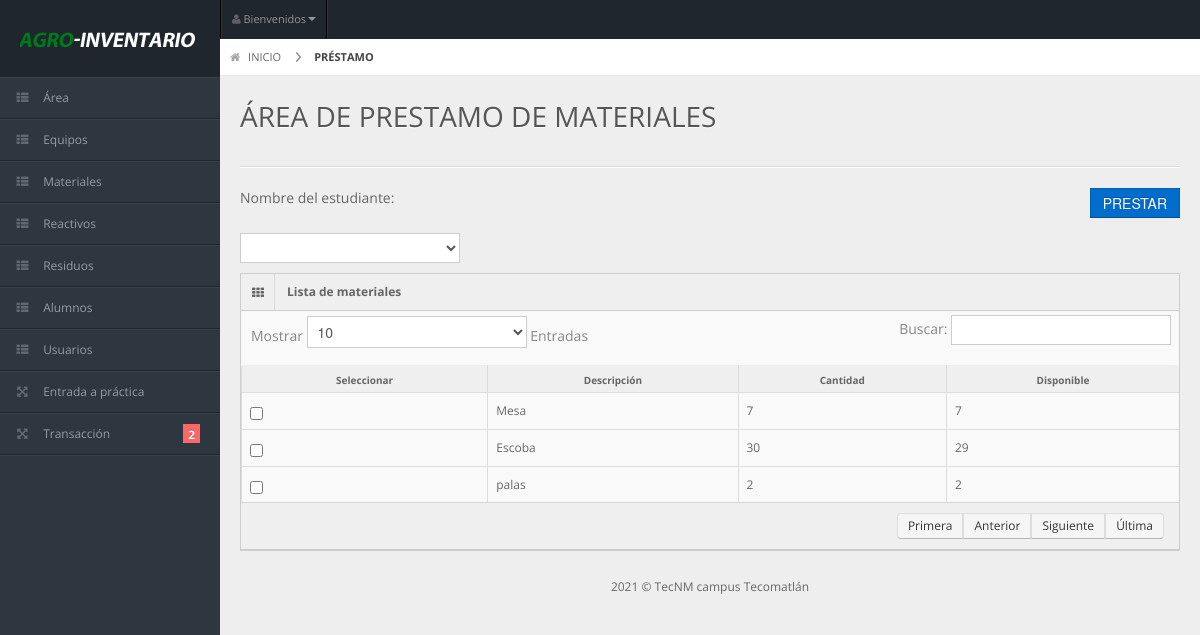
Page /prestamo.php (signed in) on the committed database.
### tables this page shows
CREATE TABLE `materiales` (
  `idmaterial` int(11) NOT NULL,
  `descripcion` varchar(45) DEFAULT NULL,
  `cantidad` int(11) DEFAULT NULL,
  `unidad` varchar(30) NOT NULL,
  `observaciones` varchar(30) NOT NULL,
  `idarea` int(11) DEFAULT NULL
);

### prestamo.php (the view, shortened to what this page needs)
 <?php
 if ($_SESSION['validar'] ==1 || $_SESSION['validar'] ==2) {
?>
<!DOCTYPE html>
<?php
  require_once 'connect.php';
?>
<html lang="en">
<head>
  <link rel="stylesheet" href="css/bootstrap.min.css" />
  <link rel="stylesheet" href="css/bootstrap-responsive.min.css" />
  <link rel="stylesheet" href="css/uniform.css" />
  <link rel="stylesheet" href="css/select2.css" />
  <link rel="stylesheet" href="css/matrix-style.css" />
  <link rel="stylesheet" href="css/matrix-media.css" />
  <link href="font-awesome/css/font-awesome.css" rel="stylesheet" />
</head>
<body>
  <?php
  include('menu.php');
  ?>
  <div id="content">
    <div id="content-header">
      <div id="breadcrumb"> <a href="index.php" title="Go to Home" class="tip-bottom"><i class="icon-home"></i> INICIO</a> <a href="#" class="current">PRÉSTAMO</a> </div>
      <h1>ÁREA DE PRESTAMO DE MATERIALES</h1>
    </div>
    <div class="container-fluid">
      <hr>
      <div class="row-fluid">
        <div class="span12">
          <form method = "POST" action = "pedir_prestado.php" enctype = "multipart/form-data">
          <div class = "form-group pull-left">
            <label>Nombre del estudiante:</label>
            <br />
            <select name = "idusuario" id = "usuario">
              <option value = "" selected = "selected" disabled = "disabled"></option>
              <?php
                $pedir = $conn->query("SELECT * FROM `usuarios` ORDER BY `apellidos`") or die(mysqli_error());
                while($fila = $pedir->fetch_array()){
              ?>
                <option value = "<?php echo $fila['idusuario']?>" required><?php echo $fila['nombre']." ".$fila['apellidos']?></option>
              <?php
                }
              ?>
            </select>
          </div>
          <div class = "form-group pull-right">
            <button name = "prestado" class = "btn btn-primary"><span class = "glyphicon glyphicon-thumbs-up"></span> PRESTAR</button>
          </div>
          <div class="widget-box">
            <div class="widget-title"> <span class="icon"><i class="icon-th"></i></span>
              <h5>Lista de materiales</h5>
            </div>
            <div class="widget-content nopadding">
              <table class="table table-bordered data-table">
                <thead>
                  <tr>
                    <th>Seleccionar</th>
                    <th>Descripción</th>
                    <th>Cantidad</th>
                    <th>Disponible</th>
                  </tr>
                </thead>
                <tbody>
                  <?php
                  $qarea = $conn->query("SELECT * FROM `materiales`") or die(mysqli_error());
                  while($fila = $qarea->fetch_array()){
                $q = $conn->query("SELECT SUM(cantidad) as total FROM `prestamo` WHERE `idmaterial` = '$fila[idmaterial]' && `estado` = 'Prestado'") or die(mysqli_error());
                $new_qty = $q->fetch_array();
                $total = $fila['cantidad'] - $new_qty['total'];
                  ?>
                  <tr>
                    <td>
                  <?php
                    if($total == 0){
                      echo "<center><label class = 'text-danger'>No Disponible</label></center>";
                    }else{
                      echo ' <input type = "checkbox" name = "idmaterial[]" value = "'.$fila['idmaterial'].'" required></center>
                         ';
                  }
                  ?>
                </td>
                    <td><?php echo $fila['descripcion']?></td>
                    <td><?php echo $fila['cantidad']?></td>
                    <td><?php echo $total?></td>
                  </tr>
                  <?php
                }
                ?>
              </tbody>
            </table>
            </form>
          </div>
        </div>
      </div>
    </div>
<div class="row-fluid">
  <div id="footer" class="span12"> 2021 &copy; TecNM campus Tecomatlán</a> </div>
</div>
</body>
</html>
<?php
}else{
  header("location:Login.php");
}
?>

### css/matrix-style.css (style rules this page uses)
* { outline:none !important; -moz-outline: none !important; }
html, body { height:100% }
body { overflow-x: hidden; margin-top: -10px; font-family: 'Open Sans', sans-serif; font-size:12px; color:#666; }
a { color:#666; }
select, textarea, input[type="text"], input[type="password"], input[type="datetime"], input[type="datetime-local"], input[type="date"], input[type="month"], input[type="time"], input[type="week"], input[type="number"], input[type="email"], input[type="url"], input[type="search"], input[type="tel"], input[type="color"], .uneditable-input, .label, .dropdown-menu, .btn, .well, .progress, .table-bordered, .btn-group > .btn:first-child, .btn-group > .btn:last-child, .btn-group > .btn:last-child, .btn-group > .dropdown-toggle, .alert { border-radius:0px; }
.btn, textarea, input[type="text"], input[type="password"], input[type="datetime"], input[type="datetime-local"], input[type="date"], input[type="month"], input[type="time"], input[type="week"], input[type="number"], input[type="email"], input[type="url"], input[type="search"], input[type="tel"], input[type="color"], .uneditable-input { box-shadow:none; }
.progress, .progress-success .bar, .progress .bar-success, .progress-warning .bar, .progress .bar-warning, .progress-danger .bar, .progress .bar-danger, .progress-info .bar, .progress .bar-info, .btn, .btn-primary { background-image:none; }
#footer { padding:10px; text-align:center; }
hr { border-top-color:#dadada; }
#content { background: none repeat scroll 0 0 #eeeeee; margin-left: 220px; margin-right: 0; padding-bottom: 25px; position: relative; min-height:100%; width: auto; }
#content-header { position: abslute; width: 100%; margin-top: -38px; z-index: 20; }
#content-header h1 { color: #555555; font-size: 28px; font-weight: normal; float: none; text-shadow: 0 1px 0 #ffffff; margin-left: 20px; position: relative; }
#content-header h1, #content-header .btn-group { margin-top: 20px; }
#breadcrumb { background-color: #fff; border-bottom: 1px solid #e3ebed; }
#breadcrumb a { padding: 8px 20px 8px 10px; display: inline-block; background-image: url('../img/breadcrumb.png'); background-position: center right; background-repeat: no-repeat; font-size: 11px; color: #666666; }
#breadcrumb a:last-child { background-image:none; }
#breadcrumb a.current { font-weight: bold; color: #444444; }
#breadcrumb a i { margin-right: 5px; opacity: .6; }
.stat-boxes .peity_bar_good, .stat-boxes .peity_line_good, { color: #459D1C; }
.widget-box { background: none repeat scroll 0 0 #F9F9F9; border-left: 1px solid #CDCDCD; border-top: 1px solid #CDCDCD; border-right: 1px solid #CDCDCD; clear: both; margin-top: 16px; margin-bottom: 16px; position: relative; }
.widget-title, .modal-header, .table th, div.dataTables_wrapper .ui-widget-header { background:#efefef; border-bottom: 1px solid #CDCDCD; height: 36px; }
.widget-title span.icon { padding: 9px 10px 7px 11px; float: left; border-right:1px solid #dadada; }
.widget-title h5 { color: #666; float: left; font-size: 12px; font-weight: bold; padding: 12px; line-height: 12px; margin: 0; }
.widget-content { padding:15px; border-bottom: 1px solid #cdcdcd; }
.table th { height: auto; font-size: 10px; padding: 5px 10px 2px; border-bottom: 0; text-align: center; color: #666666; }
.nopadding { padding: 0 !important; }
.nopadding .table { margin-bottom: 0; }
.nopadding .table-bordered { border: 0; }
form { margin-bottom: 0; }

### css/matrix-media.css (style rules this page uses)
body { background:#2E363F; }

### rows in the picture
materiales: descripcion "Mesa", cantidad "7"
materiales: descripcion "Escoba", cantidad "30", total "29"
materiales: descripcion "palas", cantidad "2"
